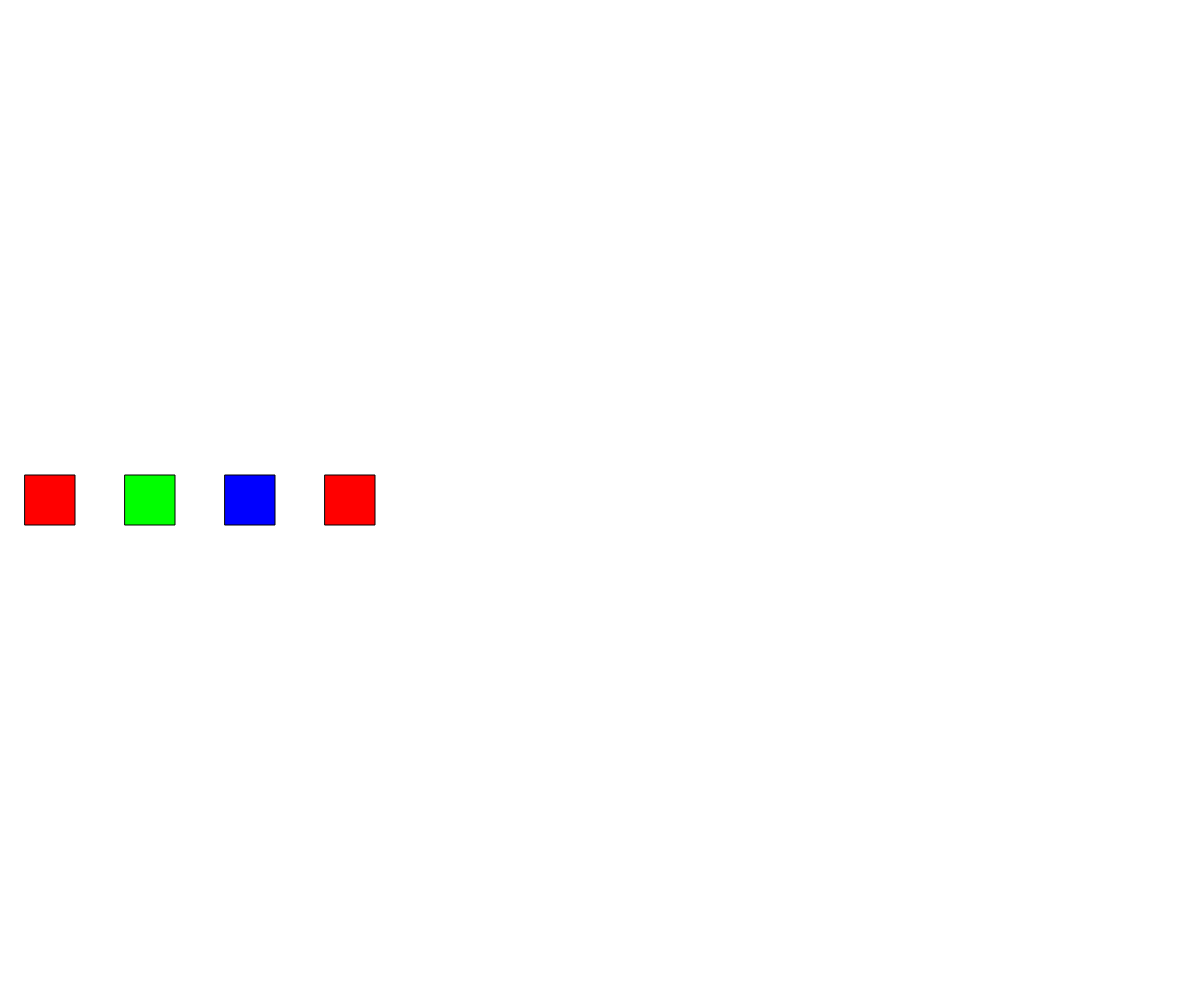
Frame 1 (no input)
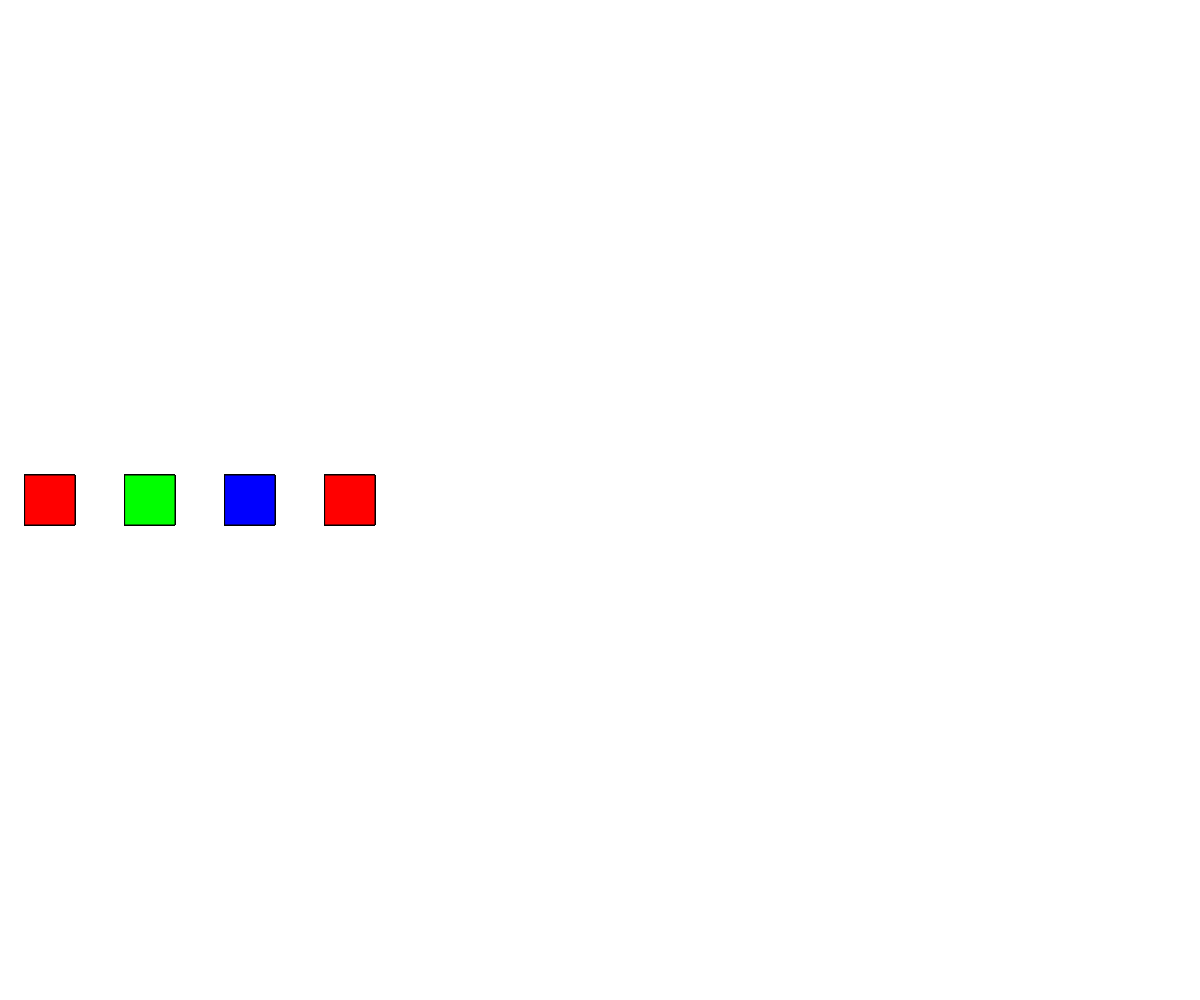
Frame 60 (no input)
Frame 120 (the mouse pressed at the canvas centre since frame 60): identical to frame 60, image omitted

The p5.js sketch that drew these frames (run headless with seeded random() and noise() and a simulated clock; from frame 60 on, the mouse is pressed at the canvas centre):

// p5.js sketch
// ── sketch.js
function setup() {
  createCanvas(windowWidth, windowHeight);
  rectMode(CENTER);
  colorMode(HSB, 360, 100, 100);
}

function draw() {
  
  for(var i=0; i<4; i++){
    
    //Analogous
    //fill(i*15,100,100);
   
    //Triad
    fill((i*120)%360,100,100);
    
    //Complementary
    //fill((i*180)%360,100,100);

    rect(i*100+50,height/2, 50, 50);
  }
  
}
